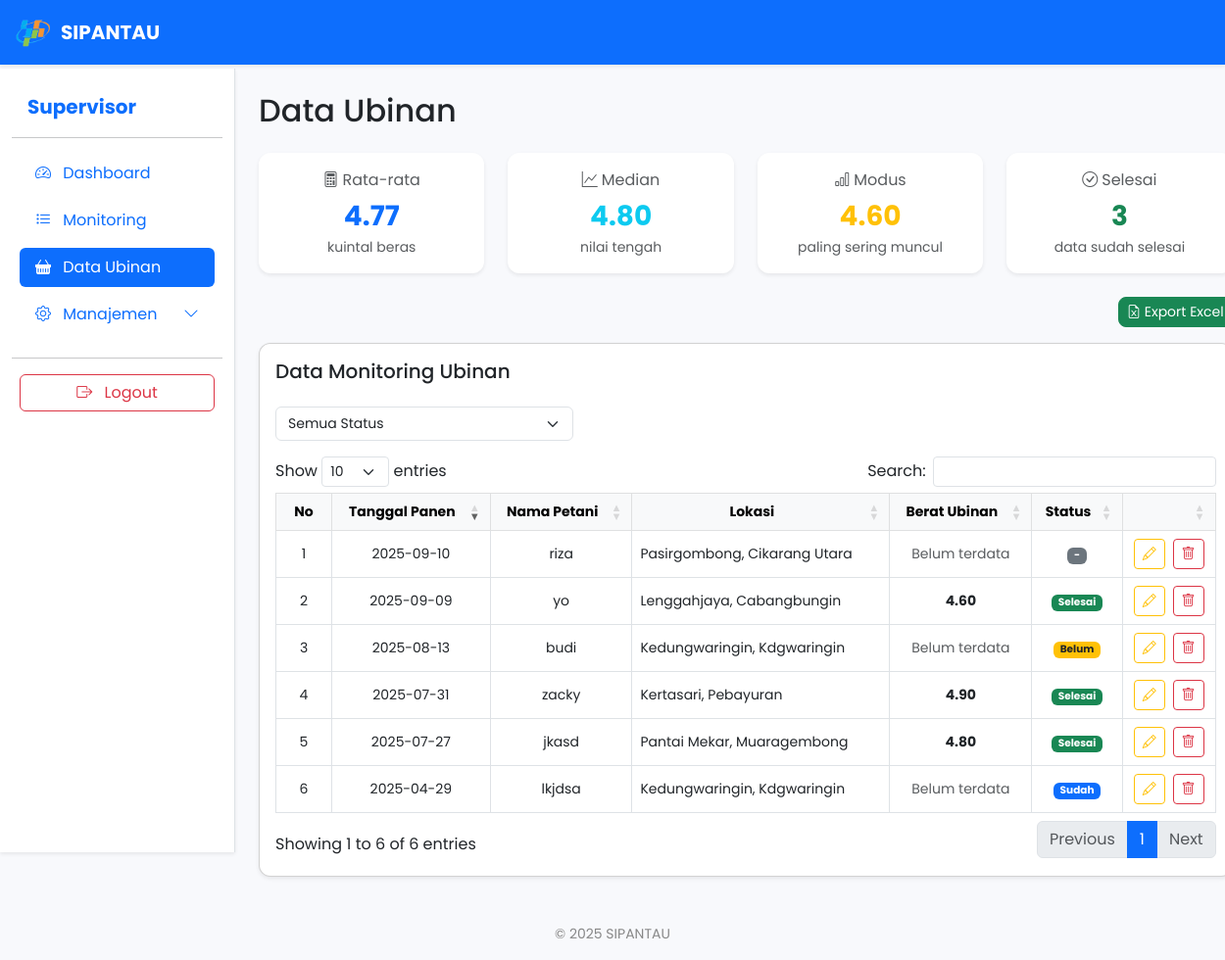
Screenshot of /service/super-admin/monitoring_panen.php (signed in) with the database file from the repository.
### tables this page shows
CREATE TABLE `monitoring_data_panen` (
  `id` int(11) NOT NULL,
  `nama_petani` varchar(100) NOT NULL,
  `desa` varchar(100) NOT NULL,
  `kecamatan` varchar(100) NOT NULL,
  `tanggal_panen` date NOT NULL,
  `subround` int(11) NOT NULL,
  `foto_serah_terima` varchar(255) NOT NULL,
  `foto_bukti_plot_ubinan` varchar(255) NOT NULL,
  `foto_berat_timbangan` varchar(255) NOT NULL,
  `berat_plot` decimal(10,2) DEFAULT NULL,
  `gkp` decimal(10,2) DEFAULT NULL,
  `gkg` decimal(10,2) DEFAULT NULL,
  `ku` decimal(10,2) DEFAULT NULL,
  `status` enum('belum selesai','selesai','tidak bisa','revisi','sudah') DEFAULT 'belum selesai',
  `user_id` int(11) NOT NULL,
  `nomor_segmen` varchar(9) NOT NULL,
  `nomor_sub_segmen` varchar(2) NOT NULL,
  `created_at` timestamp NOT NULL DEFAULT current_timestamp(),
  `updated_at` timestamp NULL DEFAULT NULL,
  `note_revisi` text DEFAULT NULL,
  `revised_at` timestamp NULL DEFAULT NULL,
  `revised_by` varchar(100) DEFAULT NULL
);

### service/super-admin/monitoring_panen.php (the view, shortened to what this page needs)
<?php
include '../../config/koneksi.php';
$data = mysqli_query($conn, "SELECT * FROM monitoring_data_panen ORDER BY created_at DESC");
$q_stats = mysqli_query($conn, "
    SELECT
        AVG(berat_plot) AS avg_berat_plot,
        COUNT(CASE WHEN berat_plot IS NOT NULL AND berat_plot != '' THEN 1 END) AS count_valid
    FROM monitoring_data_panen
    WHERE berat_plot IS NOT NULL AND berat_plot != ''
");
$stats = mysqli_fetch_assoc($q_stats);
$avg_berat_plot = $stats['avg_berat_plot'] !== null ? number_format($stats['avg_berat_plot'], 2) : '-';
$q_median = mysqli_query($conn, "
    SELECT berat_plot
    FROM monitoring_data_panen
    WHERE berat_plot IS NOT NULL AND berat_plot != ''
    ORDER BY berat_plot
");
$median_values = [];
while($row = mysqli_fetch_assoc($q_median)) {
    $median_values[] = $row['berat_plot'];
}
$median = '-';
if (count($median_values) > 0) {
    $count = count($median_values);
    if ($count % 2 == 0) {
        $median = number_format(($median_values[$count/2 - 1] + $median_values[$count/2]) / 2, 2);
    } else {
        $median = number_format($median_values[intval($count/2)], 2);
    }
}
$q_modus = mysqli_query($conn, "
    SELECT berat_plot, COUNT(*) as frequency
    FROM monitoring_data_panen
    WHERE berat_plot IS NOT NULL AND berat_plot != ''
    GROUP BY berat_plot
    ORDER BY frequency DESC, berat_plot ASC
    LIMIT 1
");
$modus = '-';
if (mysqli_num_rows($q_modus) > 0) {
    $modus_row = mysqli_fetch_assoc($q_modus);
    $modus = number_format($modus_row['berat_plot'], 2);
}
$q_selesai = mysqli_query($conn, "
    SELECT COUNT(*) as jumlah_selesai
    FROM monitoring_data_panen
    WHERE status = 'selesai'
");
$selesai_row = mysqli_fetch_assoc($q_selesai);
$jumlah_selesai = $selesai_row['jumlah_selesai'];
?>
<!DOCTYPE html>
<html lang="id">
<head>
    <link href="https://cdn.jsdelivr.net/npm/bootstrap@5.3.0/dist/css/bootstrap.min.css" rel="stylesheet">
    <link href="https://cdn.datatables.net/1.13.6/css/dataTables.bootstrap5.min.css" rel="stylesheet">
    <link href="https://cdn.jsdelivr.net/npm/bootstrap-icons@1.10.5/font/bootstrap-icons.css" rel="stylesheet">
</head>
<body>
<nav class="navbar navbar-expand-lg navbar-dark bg-primary shadow-sm fixed-top" style="z-index:1040;">
    <div class="container-fluid">
        <a class="navbar-brand d-flex align-items-center" href="monitoring_panen.php">
            <img src="../../assets/logo.png" alt="Logo BPS" height="40" class="me-2">
            SIPANTAU
        </a>
    </div>
</nav>
<div class="container-fluid" style="padding-top:70px;">
    <div class="row">
        <nav class="col-lg-2 d-none d-lg-block bg-white border-end shadow-sm sidebar py-4 position-fixed" style="height:100vh; z-index:1030;">
            <div class="position-sticky">
                <a href="#" class="d-flex align-items-center mb-3 text-primary text-decoration-none px-3">
                    <span class="fs-5 fw-bold">Supervisor</span>
                </a>
                <hr>
                <ul class="nav nav-pills flex-column mb-auto px-2">
                    <li class="nav-item mb-2">
                        <a href="super_admin.php" class="nav-link text-primary">
                            <i class="bi bi-speedometer2 me-2"></i> Dashboard
                        </a>
                    </li>
                    <li class="nav-item mb-2">
                        <a href="monitoring.php" class="nav-link">
                            <i class="bi bi-list-task me-2"></i> Monitoring
                        </a>
                    </li>
                    <li class="nav-item mb-2">
                        <a href="monitoring_panen.php" class="nav-link active">
                            <i class="bi bi-basket-fill me-2"></i> Data Ubinan
                        </a>
                    </li>
                    <li class="nav-item mb-2">
                        <a class="nav-link text-primary d-flex justify-content-between align-items-center" data-bs-toggle="collapse" href="#manajemenMenu" role="button" aria-expanded="false" aria-controls="manajemenMenu">
                        <span><i class="bi bi-gear me-2"></i> Manajemen</span>
                        <i class="bi bi-chevron-down"></i>
                        </a>
                    </li>
                </ul>
                <hr>
                <div class="px-2">
                    <a href="../../auth/logout.php" class="btn btn-outline-danger w-100">
                        <i class="bi bi-box-arrow-right me-2"></i> Logout
                    </a>
                </div>
            </div>
        </nav>
        <main id="mainContent" class="col-12 col-lg-10 px-2 px-md-4 pt-3 pt-md-4" style="margin-left:240px;">
            <div class="d-flex justify-content-between align-items-center mb-3 mb-md-4">
                <h2 class="mb-0">Data Ubinan</h2>
            </div>
            <div class="row g-2 g-md-3 g-lg-4 mb-3 mb-md-4">
                <div class="col-12 col-sm-6 col-lg-3">
                    <div class="card shadow-sm border-0 text-center h-100">
                        <div class="card-body p-2 p-md-3">
                            <div class="text-muted mb-1" style="font-size: clamp(0.8rem, 1.5vw, 1rem);">
                                <i class="bi bi-calculator me-1"></i>Rata-rata
                            </div>
                            <div class="fw-bold text-primary" style="font-size: clamp(1.2rem, 3vw, 1.75rem);"><?= $avg_berat_plot; ?></div>
                            <div class="small text-muted" style="font-size: clamp(0.7rem, 1.2vw, 0.875rem);">kuintal beras</div>
                        </div>
                    </div>
                </div>
                <div class="col-12 col-sm-6 col-lg-3">
                    <div class="card shadow-sm border-0 text-center h-100">
                        <div class="card-body p-2 p-md-3">
                            <div class="text-muted mb-1" style="font-size: clamp(0.8rem, 1.5vw, 1rem);">
                                <i class="bi bi-graph-up me-1"></i>Median
                            </div>
                            <div class="fw-bold text-info" style="font-size: clamp(1.2rem, 3vw, 1.75rem);"><?= $median; ?></div>
                            <div class="small text-muted" style="font-size: clamp(0.7rem, 1.2vw, 0.875rem);">nilai tengah</div>
                        </div>
                    </div>
                </div>
                <div class="col-12 col-sm-6 col-lg-3">
                    <div class="card shadow-sm border-0 text-center h-100">
                        <div class="card-body p-2 p-md-3">
                            <div class="text-muted mb-1" style="font-size: clamp(0.8rem, 1.5vw, 1rem);">
                                <i class="bi bi-bar-chart me-1"></i>Modus
                            </div>
                            <div class="fw-bold text-warning" style="font-size: clamp(1.2rem, 3vw, 1.75rem);"><?= $modus; ?></div>
                            <div class="small text-muted" style="font-size: clamp(0.7rem, 1.2vw, 0.875rem);">paling sering muncul</div>
                        </div>
                    </div>
                </div>
                <div class="col-12 col-sm-6 col-lg-3">
                    <div class="card shadow-sm border-0 text-center h-100">
                        <div class="card-body p-2 p-md-3">
                            <div class="text-muted mb-1" style="font-size: clamp(0.8rem, 1.5vw, 1rem);">
                                <i class="bi bi-check-circle me-1"></i>Selesai
                            </div>
                            <div class="fw-bold text-success" style="font-size: clamp(1.2rem, 3vw, 1.75rem);"><?= $jumlah_selesai; ?></div>
                            <div class="small text-muted" style="font-size: clamp(0.7rem, 1.2vw, 0.875rem);">data sudah selesai</div>
                        </div>
                    </div>
                </div>
            </div>
            <div class="d-flex justify-content-end align-items-center mt-3 mt-md-4 mb-3">
                <a href="export_excel.php" class="btn btn-success btn-sm btn-custom" style="font-size: clamp(0.7rem, 1.5vw, 0.875rem);">
                    <i class="bi bi-file-earmark-excel"></i> Export Excel
                </a>
            </div>
            <div class="card shadow-sm">
                <div class="card-body p-2 p-md-3">
                    <h5 class="card-title mb-3 mb-md-4" style="font-size: clamp(1rem, 2.5vw, 1.25rem);">Data Monitoring Ubinan</h5>
                    <div class="row mb-3">
                        <div class="col-12 col-md-4 mb-2 mb-md-0">
                            <select id="statusFilter" class="form-select" style="font-size: clamp(0.8rem, 1.5vw, 0.875rem);">
                                <option value="">Semua Status</option>
                            </select>
                        </div>
                    </div>
                    <div class="table-responsive">
                        <table id="tabelPanen" class="table table-bordered align-middle table-hover" style="font-size: clamp(0.75rem, 1.5vw, 0.875rem);">
                            <thead class="table-light text-center">
                                <tr>
                                    <th class="text-center align-middle" style="width:40px;">No</th>
                                    <th class="text-center align-middle">Tanggal Panen</th>
                                    <th class="text-center align-middle">Nama Petani</th>
                                    <th class="text-center align-middle d-none d-md-table-cell">Lokasi</th>
                                    <th class="text-center align-middle">Berat Ubinan</th>
                                    <th class="text-center align-middle">Status</th>
                                    <th class="text-center align-middle" style="width:60px;"></th>
                                </tr>
                            </thead>
                            <tbody>
                                <?php if (mysqli_num_rows($data) > 0): ?>
                                    <?php while($row = mysqli_fetch_assoc($data)): ?>
                                        <tr class="table-row-link"
                                            data-href="detail_panen.php?id=<?= $row['id']; ?>"
                                            data-status="<?= strtolower($row['status'] ?? ''); ?>">
                                            <td class="text-center"></td>
                                            <td class="text-center"><?= htmlspecialchars($row['tanggal_panen']); ?></td>
                                            <td class="text-center"><?= htmlspecialchars($row['nama_petani']); ?></td>
                                            <td class="d-none d-md-table-cell"><?= htmlspecialchars($row['desa'] . ', ' . $row['kecamatan']); ?></td>
                                            <td class="text-center">
                                                <?php
                                                if (!empty($row['berat_plot']) && $row['berat_plot'] != 0) {
                                                    echo '<span class="fw-bold">' . htmlspecialchars($row['berat_plot']) . '</span>';
                                                } else {
                                                    echo '<span class="text-muted">Belum terdata</span>';
                                                }
                                                ?>
                                            </td>
                                            <td class="text-center">
                                                <?php
                                                $status = isset($row['status']) ? strtolower($row['status']) : '';
                                                if ($status === 'selesai') {
                                                    echo '<span class="badge bg-success">Selesai</span>';
                                                } elseif ($status === 'belum selesai') {
                                                    echo '<span class="badge bg-warning text-dark">Belum </span>';
                                                } elseif ($status === 'tidak bisa') {
                                                    echo '<span class="badge bg-danger">Tidak Bisa</span>';
                                                } elseif ($status === 'sudah') {
                                                    echo '<span class="badge bg-primary">Sudah</span>';
                                                } else {
                                                    echo '<span class="badge bg-secondary">-</span>';
                                                }
                                                ?>
                                            </td>
                                            <td class="text-center">
                                                <a href="edit_panen.php?id=<?= $row['id']; ?>" class="btn btn-sm btn-outline-warning me-1" title="Edit Data">
                                                    <i class="bi bi-pencil"></i>
                                                </a>
                                                <a href="#"
                                                    class="btn btn-sm btn-outline-danger deleteButton"
                                                    data-id="<?= $row['id']; ?>"
                                                    title="Hapus Data">
                                                    <i class="bi bi-trash"></i>
                                                </a>
                                            </td>
                                        </tr>
                                    <?php endwhile; ?>
                                <?php endif; ?>
                            </tbody>
                        </table>
                    </div>
                </div>
            </div>
        </main>
    </div>
</div>
<footer class="text-center mt-5 mb-3">
    &copy; <?= date('Y'); ?> SIPANTAU
</footer>
</body>
</html>

### service/super-admin/monitoring_panen.php (style rules this page uses)
body { background-color: #f8f9fc; font-family: 'Poppins', sans-serif; overflow-x: hidden; }
.navbar-brand { font-weight: bold; font-size: 20px; }
.card { border-radius: 12px; }
.btn-custom { border-radius: 8px; transition: all 0.3s ease; }
.table-row-link { cursor: pointer; }
.sidebar { width: 240px; }
@media (min-width: 992px) { #mainContent { margin-left: 240px !important; } }
@media (min-width: 992px) { .sidebar { width: 240px; } }
footer { margin-top: 60px; font-size: 14px; color: #888; }

### rows the page displays
monitoring_data_panen: tanggal_panen "2025-08-13", nama_petani "budi", desa+kecamatan "Kedungwaringin, Kdgwaringin", shows "Belum terdata", status "Belum"
monitoring_data_panen: tanggal_panen "2025-09-10", nama_petani "riza", desa+kecamatan "Pasirgombong, Cikarang Utara", shows "Belum terdata"
monitoring_data_panen: tanggal_panen "2025-04-29", nama_petani "lkjdsa", desa+kecamatan "Kedungwaringin, Kdgwaringin", shows "Belum terdata", status "Sudah"
monitoring_data_panen: tanggal_panen "2025-09-09", nama_petani "yo", desa+kecamatan "Lenggahjaya, Cabangbungin", berat_plot "4.60", status "Selesai"
monitoring_data_panen: tanggal_panen "2025-07-27", nama_petani "jkasd", desa+kecamatan "Pantai Mekar, Muaragembong", berat_plot "4.80", status "Selesai"
monitoring_data_panen: tanggal_panen "2025-07-31", nama_petani "zacky", desa+kecamatan "Kertasari, Pebayuran", berat_plot "4.90", status "Selesai"

### other values shown
$avg_berat_plot "4.77"
$median "4.80"
$modus "4.60"
$jumlah_selesai "3"
